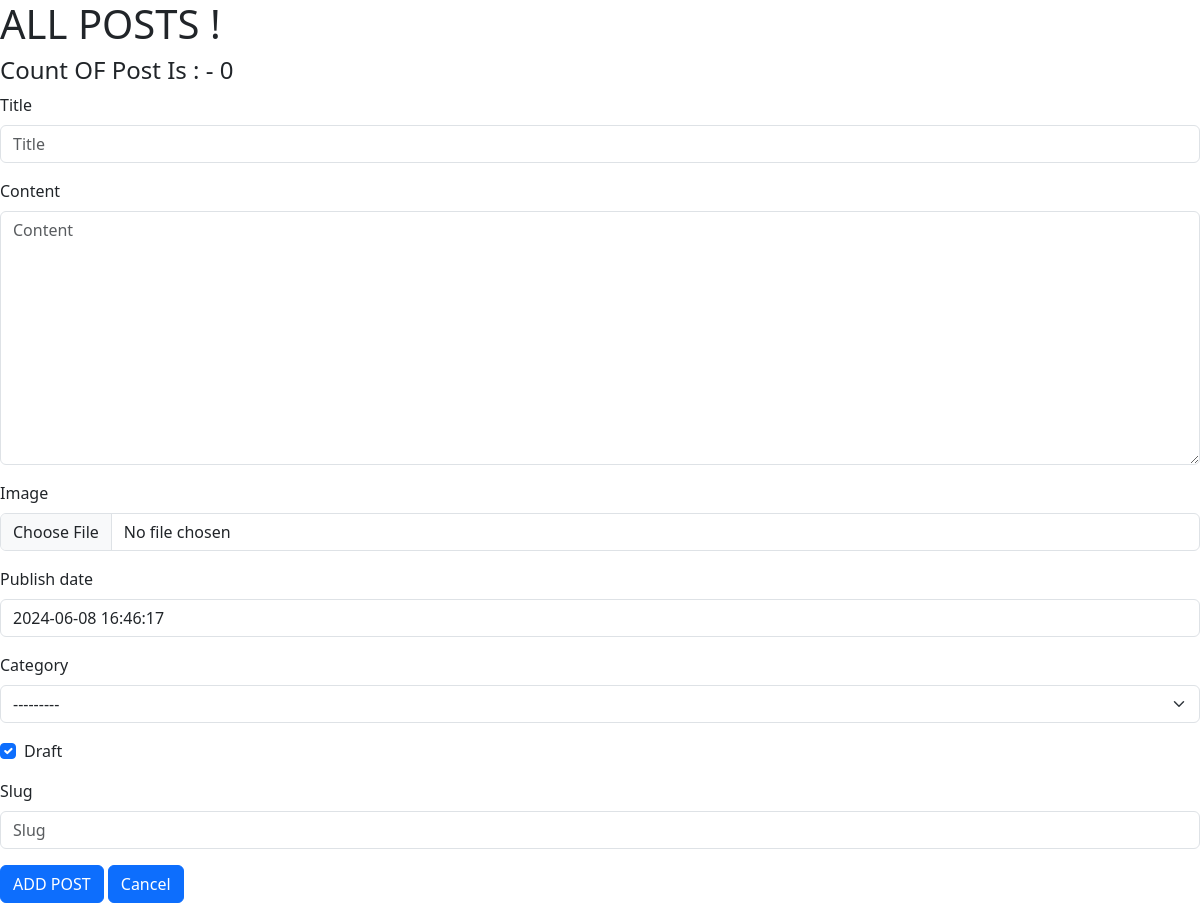
/posts/, run on an earlier commit of the app's database.
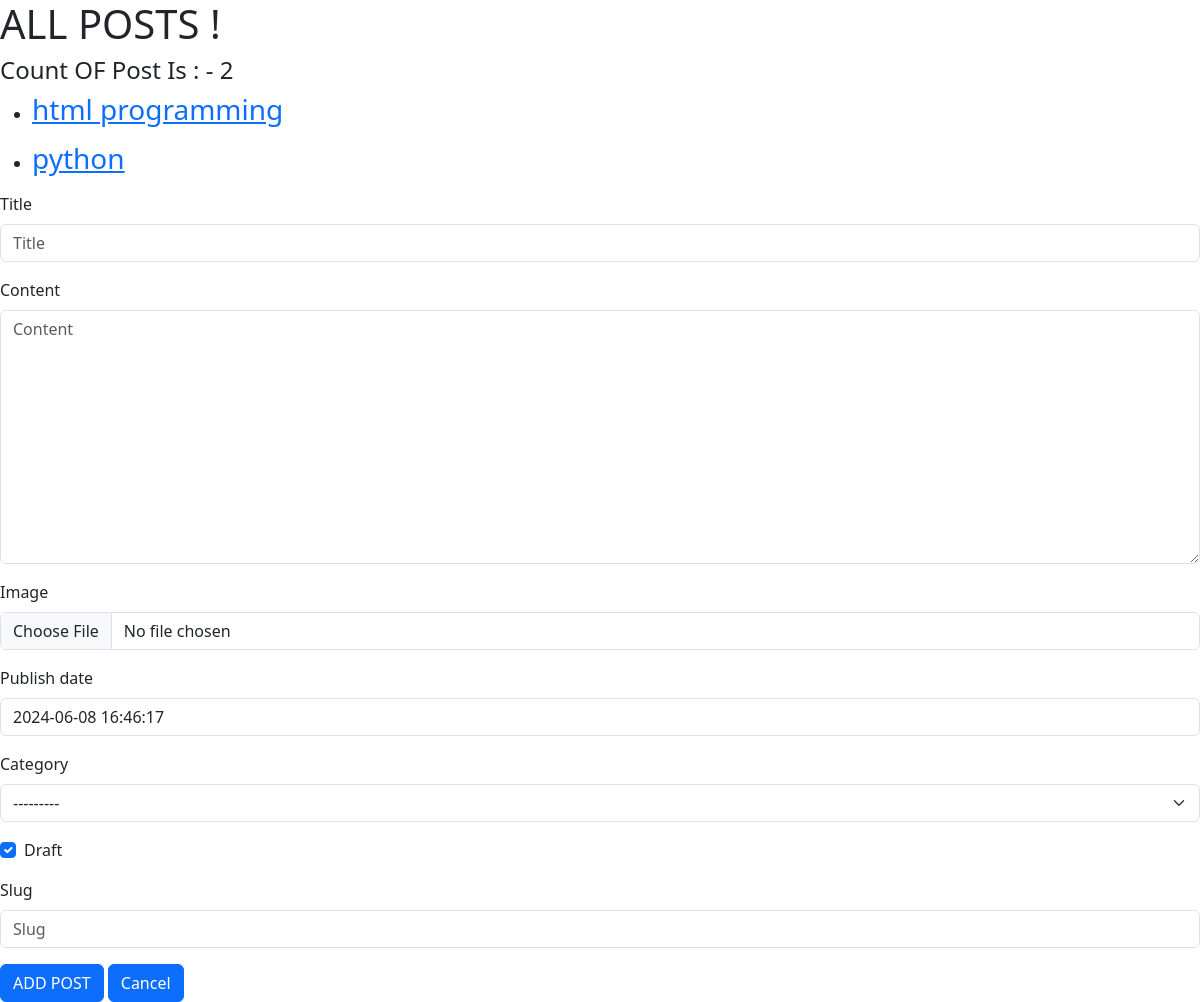
And on a later commit of the database.
### posts/models.py (models this page shows, shortened)
class Post(models.Model):
    user=models.ForeignKey(User,related_name='post_user',on_delete=models.CASCADE)
    title=models.CharField(max_length=120,verbose_name=_('title'))
    content=models.TextField(_('content'),max_length=1500)
    image=models.ImageField(upload_to='image_post',verbose_name=_('image'))
    publish_date=models.DateTimeField(default=timezone.now)
    tags = TaggableManager()
    category=models.ForeignKey('Category',related_name='post_category',on_delete=models.SET_NULL,null=True,blank=True)
    draft=models.BooleanField(default=True)
    slug=models.SlugField(null=True,blank=True)
    def __str__(self):
        return self.title

### posts/views.py (the view)
# urls.py: path('',post_list),
def post_list(request):
    posts=Post.objects.all()
    if request.method=='POST':
        form=PostForm(request.POST,request.FILES)
        if form.is_valid():
            myform=form.save(commit=False)
            myform.user=request.user
            myform.save()
            return redirect('/posts/')
    else:
        form=PostForm()
    context={
        'posts':posts,
        'form':form,
    }
    return render(request,'posts/post_list.html',context)

### posts/forms.py
class PostForm(forms.ModelForm):
    class Meta:
        model=Post
        exclude=('user',)

### posts/models.py (called while the page is built)
    def __str__(self):
        return self.name

### posts/templates/posts/post_list.html (shortened to what this page needs)
{% load django_bootstrap5 %}
<!doctype html>
<html lang="en">
  <head>
    <link href="https://cdn.jsdelivr.net/npm/bootstrap@5.3.3/dist/css/bootstrap.min.css" rel="stylesheet">
  </head>
  <body>
    <h1>ALL POSTS !</h1>
    <h4> Count OF Post Is : -  {{posts|length}}</h4>
   {% for post in posts %}
  <ul>
    <li>
       <h3><a href="/posts/{{post.slug}}">{{post}}</a></h3>
    </li>
  </ul>
   {% endfor %}
   <form action="" method='post' enctype="multipart/form-data">
    {% bootstrap_form form %}
    {% bootstrap_button button_type="submit" content="ADD POST" %}
    {% bootstrap_button button_type="reset" content="Cancel" %}
</form>
  </body>
</html>

What changed in the data, as far as the page shows it:
added Post: title "html programming"
added Post: title "python"
Also different on the page:
{{ posts|length }}: "0" → "2"
